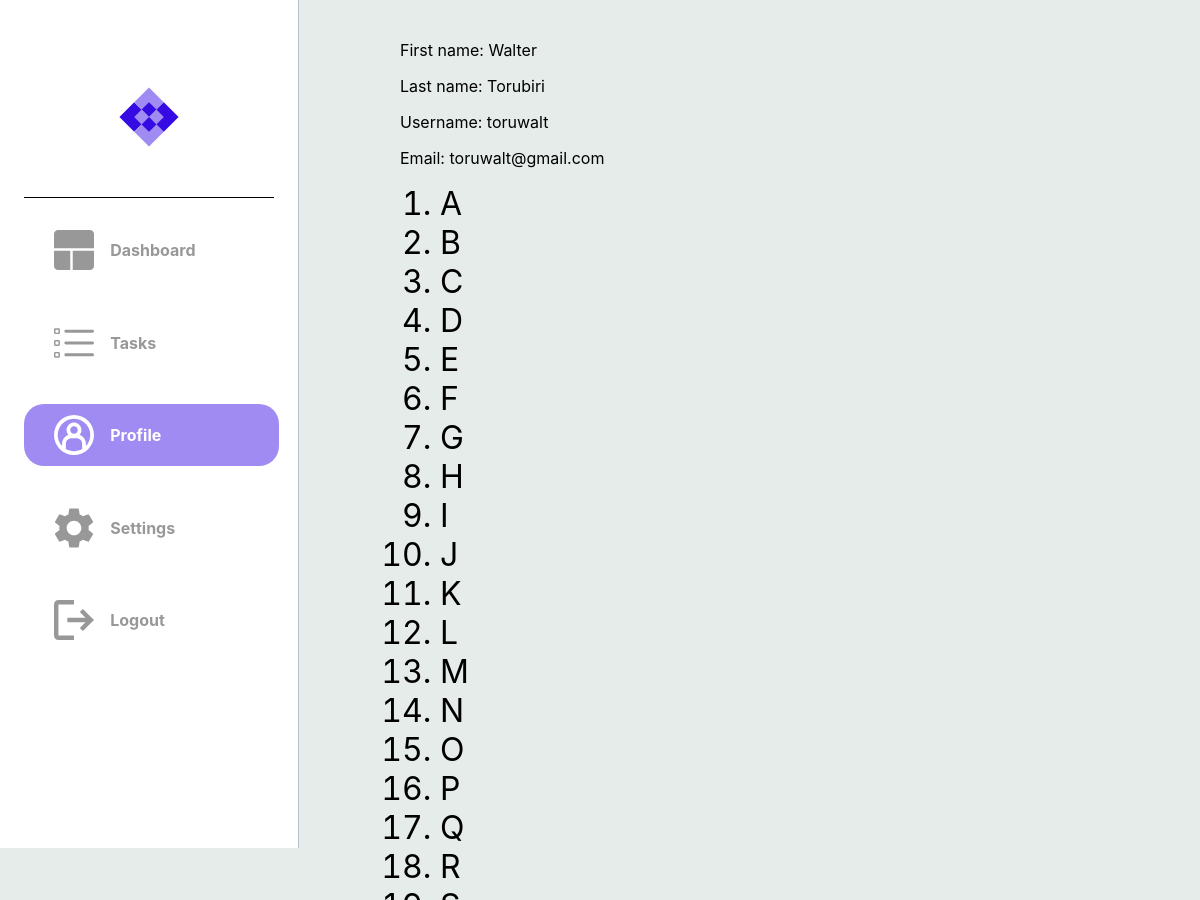
The app's page /profile (signed in, upper part), older data.
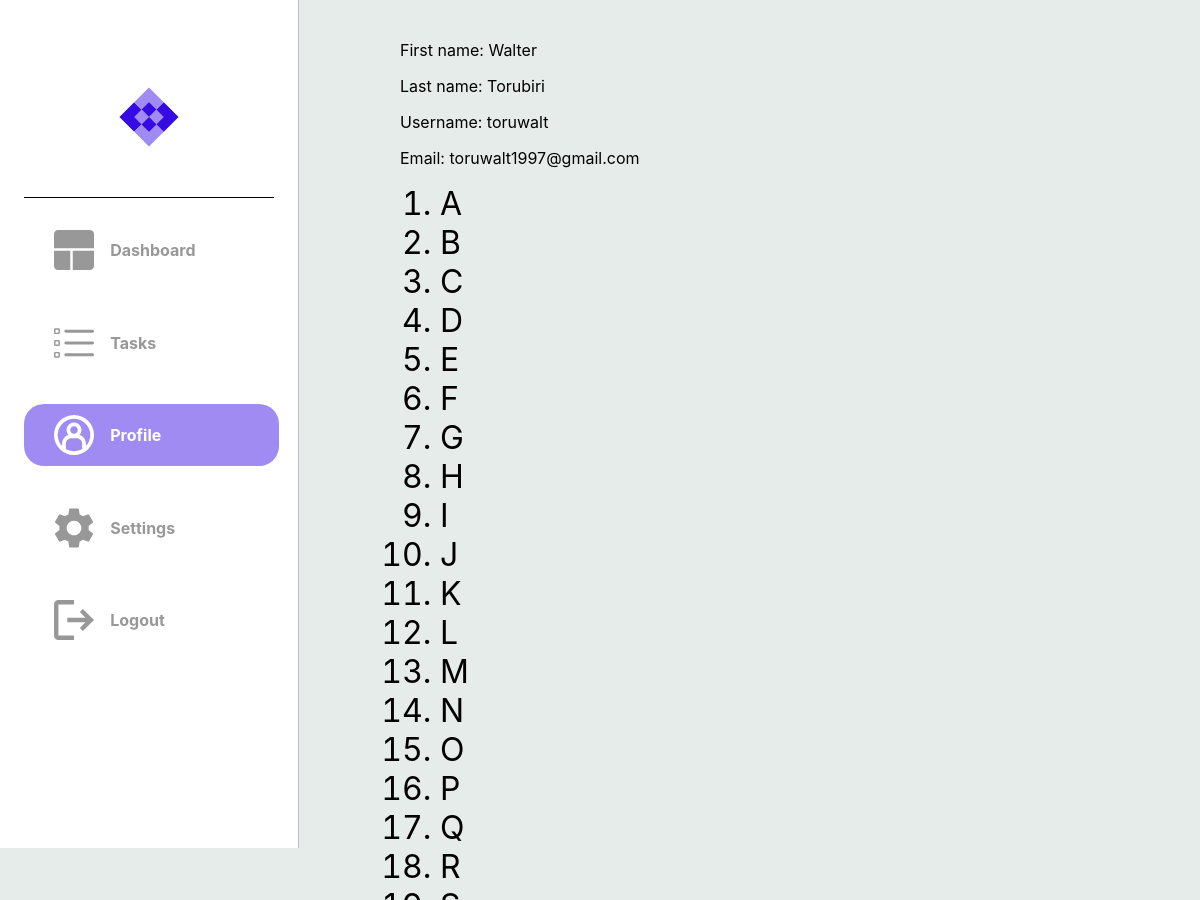
The same page, newer data.
### dotask/models.py (models this page shows)
class User(db.Model, UserMixin):
    __tablename__ = "user"
    id = db.Column(db.Integer, primary_key=True)
    email = db.Column(db.String(50), nullable=False, unique=True)
    password = db.Column(db.String(30), nullable=False)
    username = db.Column(db.String(30), nullable=False, unique=True)
    first_name = db.Column(db.String(30), nullable=False)
    last_name = db.Column(db.String(30), nullable=False)
    tasks = relationship('Task', back_populates='user')

### dotask/routes.py (the view)
@app.route("/profile")
@login_required
def hello_profile():
    return render_template('profile.html', current_user=current_user)

### dotask/routes.py (called while the page is built)
@app.after_request
def after_request(response):
    response.headers["Cache-Control"] = "no-cache, no-store, must-revalidate"
    return response

@login_manager.user_loader
def load_user(user_id):
    return User.query.get(user_id)

### dotask/templates/profile.html (shortened to what this page needs)
{% extends "layout.html" %}
{% block head %}
    <link rel="stylesheet" {% block css_tab_colour %} href="../static/page_css_folder/profile.css" {% endblock %}/>
{% endblock %}
{% block profile_image_colour %}
            <a class="a3" href="{{ url_for('hello_profile') }}">
            <div id="logos">
                <img class="imgs" src="../static/profile_active.svg">
                <h4 class="sidebar-text">Profile</h4>
            </div>
            </a>
            {% endblock profile_image_colour %}
{% block tasks %}
    {% if current_user %}
        <p>First name: {{ current_user.first_name }}</p>
        <p>Last name: {{ current_user.last_name }}</p>
        <p>Username: {{ current_user.username }}</p>
        <p>Email: {{ current_user.email }}</p>
        {% else %}
        <p>No user found.</p>
    {% endif %}
{% endblock tasks %}

### dotask/templates/layout.html (shortened to what this page needs)
<!DOCTYPE html>
<html lang="en">
<head>
    <link rel="stylesheet" type="text/css" href="../static/fonts.css">
    <link rel="stylesheet" href="../static/layout.css" />
    {% block head %}{% endblock %}
</head>
<body>
    <div class="sidebar">
        <div id="logo">
            <img src="../static/Logo.svg" height="60px" width="60px">
        </div>
        <div>
            {% block dash_image_colour %}
            <a class="a1" href="{{ url_for('hello_dashboard') }}">
            <div id="logos">
                <img class="imgs" src="../static/dashboard.svg">
                <h4 class="sidebar-text">Dashboard</h4>
            </div>
            </a>
            {% endblock dash_image_colour %}
        </div>
        <div>
            {% block task_image_colour %}
            <a class="a2" href="{{ url_for('hello_tasks') }}">
            <div id="logos">
                <img class="imgs" src="../static/tasks.svg">
                <h4 class="sidebar-text">Tasks</h4>
            </div>
            </a>
            {% endblock task_image_colour %}
        </div>
        <div>
            {% block profile_image_colour %}{% endblock profile_image_colour %}
        </div>
        <div>
            {% block settings_image_colour %}
            <a class="a4" href="{{ url_for('hello_settings') }}">
            <div id="logos">
                <img class="imgs" src="../static/settings.svg">
                <h4 class="sidebar-text">Settings</h4>
            </div>
            </a>
            {% endblock settings_image_colour %}
        </div>
        <div>
            <a href="{{ url_for('hello_logout') }}">
            <div id="logos">
                <img class="imgs" src="../static/logout.svg">
                <h4 class="sidebar-text">Logout</h4>
            </div>
            </a>
        </div>
    </div>
    <div id="content">
        {% block tasks %}
        {% endblock tasks %}
        {% block content %}
            <ol>
                <li>A</li>
                <li>B</li>
                <li>C</li>
                <li>D</li>
                <li>E</li>
                <li>F</li>
                <li>G</li>
                <li>H</li>
                <li>I</li>
                <li>J</li>
                <li>K</li>
                <li>L</li>
                <li>M</li>
                <li>N</li>
                <li>O</li>
                <li>P</li>
                <li>Q</li>
                <li>R</li>
                <li>S</li>
            </ol>
        {% endblock %}
    </div>
</body>
</html>

### dotask/static/layout.css (style rules this page uses)
@media (min-width: 768px) { body { margin: auto; padding: auto; background-color: #E5ECEA; display: flex; font-family: inter; } }
@media (min-width: 768px) { .sidebar { width: 250px; height: 100vh; padding: 2%; background-color: #FFFFFF; border-right: 1px #B5C2CA solid; position: fixed; display: block; justify-content: space-evenly; align-items: top; } }
@media (min-width: 768px) { .sidebar > div:nth-child(1) { display: none; } }
@media (min-width: 768px) { .sidebar > div { width: 100%; height: 10%; margin: 5% auto; border-radius: 20px; display: flex; justify-content: start; align-items: center; font-family: inter; } }
@media (min-width: 768px) { a { text-decoration: none; color: black; } }
@media (min-width: 768px) { .sidebar > div > a { width: 90%; text-decoration: none; } }
@media (min-width: 768px) { .sidebar > div > a > div { width: 100%; height: 10%; padding-left: 30px; margin: 5% auto; border-radius: 20px; } }
@media (min-width: 768px) { #logo { width: 100%; height: 20%; display: flex; justify-content: center; border-radius: 0px; border-bottom: 1px black solid; } }
@media (min-width: 768px) { #logos { width: 100%; display: grid; grid-template-columns: 1fr 3fr; align-items: center; } }
@media (min-width: 768px) { .sidebar-text { color: #989898; font-size: 1rem; } }
@media (min-width: 768px) { .imgs { height: 40px; width: 40px; } }
@media (min-width: 768px) { li { font-size: 2em; } }
@media (min-width: 768px) { #content { width: 600px; display: block; margin-top: 2%; padding-left: 400px; } }

### dotask/static/page_css_folder/profile.css (style rules this page uses)
.a3 > div { background-color: #A08BF2; width: 100%; height: 10%; padding-left: 30px; margin: 5% auto; border-radius: 20px; color: white; }
.a3 > div > h4 { color: white; }
.a3 > div > img { fill: #FFFFFF; }

Row changes from the older to the newer data that the page shows:
changed User "Walter": email "toruwalt@gmail.com" → "toruwalt1997@gmail.com"
